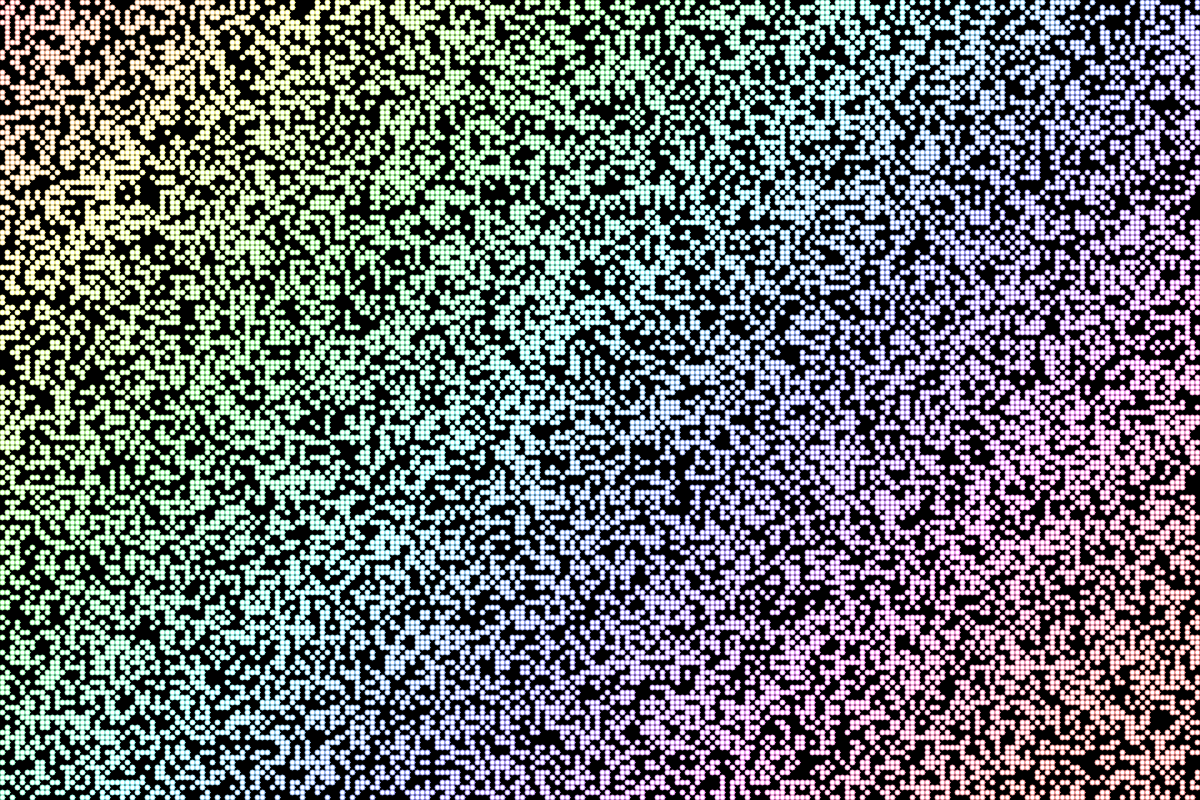
Frame 1 (no input)
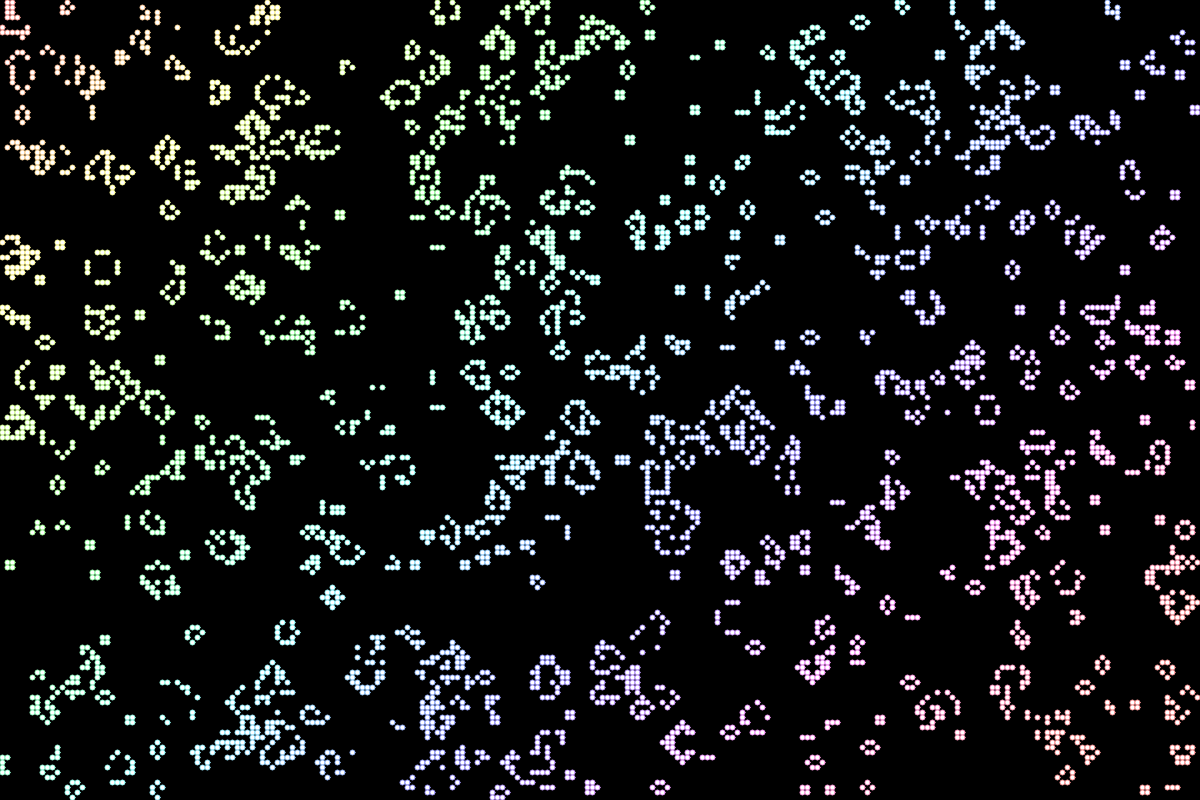
Frame 60 (no input)
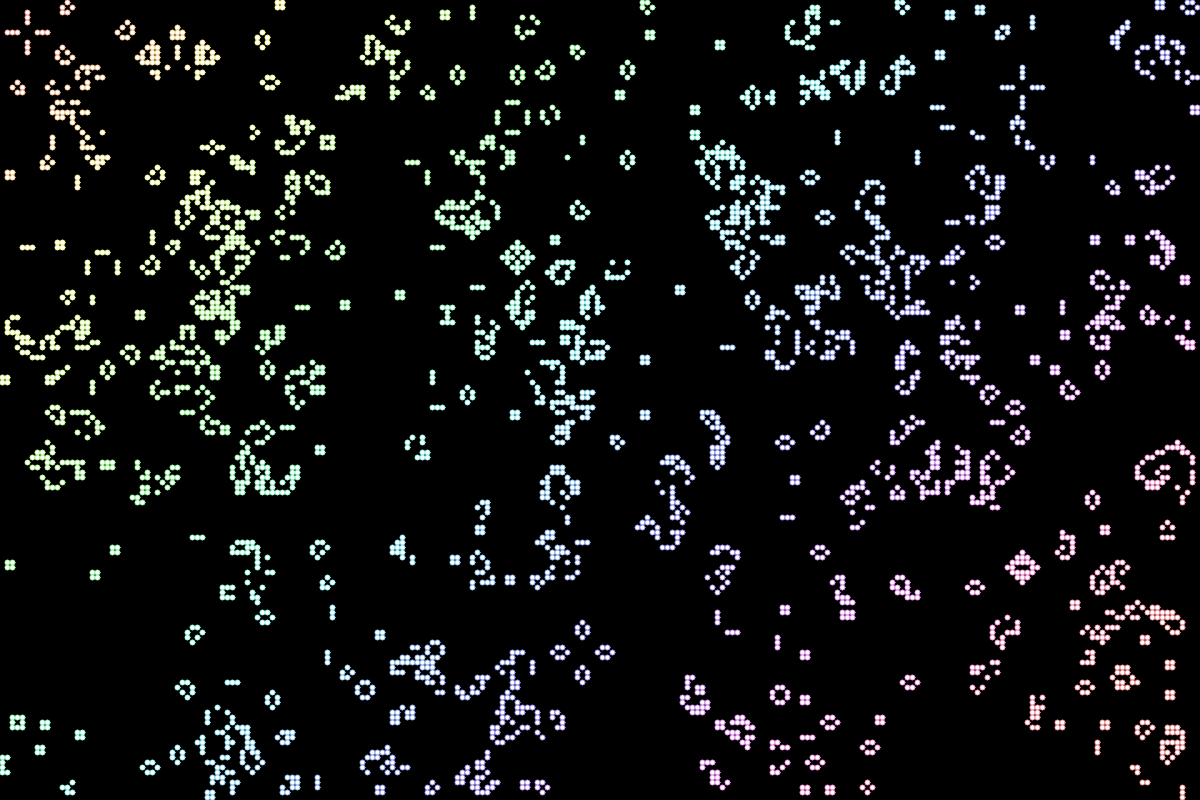
Frame 120 (the mouse pressed at the canvas centre since frame 60)

The p5.js sketch that drew these frames (run headless with seeded random() and noise() and a simulated clock; from frame 60 on, the mouse is pressed at the canvas centre):

// p5.js sketch
// ── sketch.js

let resolution = 5;
let cols;
let rows;

let grid;

function make2DArray(rows, cols)
{
  let arr = new Array(cols);
  for (let i = 0; i < arr.length; i++)
  {
    arr[i] = new Array(rows);
  }
  return arr;
}

function countN(grid, i, j)
{
  //meno uno perhé conta se stesso una volta

  let sum = -grid[i][j];
  for (let m = i-1; m <= i+1; m++){
    for(let n = j-1; n <=j+1; n++){
      if(m < 0 || n < 0 || m > cols-1 || n > rows-1){
        continue;
      }
      sum += grid[m][n];
    }
  }

  return sum;
}

function setup() {
  createCanvas(1200, 800);
  cols = width / resolution;
  rows = height / resolution;

  grid = make2DArray(rows, cols);
  for (let i = 0; i < cols; i++)
  {
    for (let j = 0; j < rows; j++)
    {
      grid[i][j] = floor(random(2));
    }
  }
}

function draw() {
  background(0);
  let next = make2DArray(rows, cols)

  for (let i = 0; i < cols; i++)
  {
    for (let j = 0; j < rows; j++)
    {
      next[i][j] = 0;

      sum = countN(grid, i, j);

      if (grid[i][j] == 1)
      {
        colorMode(HSL);
        stroke(j+i, 255, 80);
        ellipse(i * resolution + resolution/2, j * resolution + resolution/2, resolution)

        if (sum >= 2 && sum <= 3){
          next[i][j] = 1;
        }else{
          next[i][j] = 0;
        }
      }else
      {
        if(sum == 3)
        {
          next[i][j] = 1;
        }
      }
    }
  }
  grid = next;
  
}
